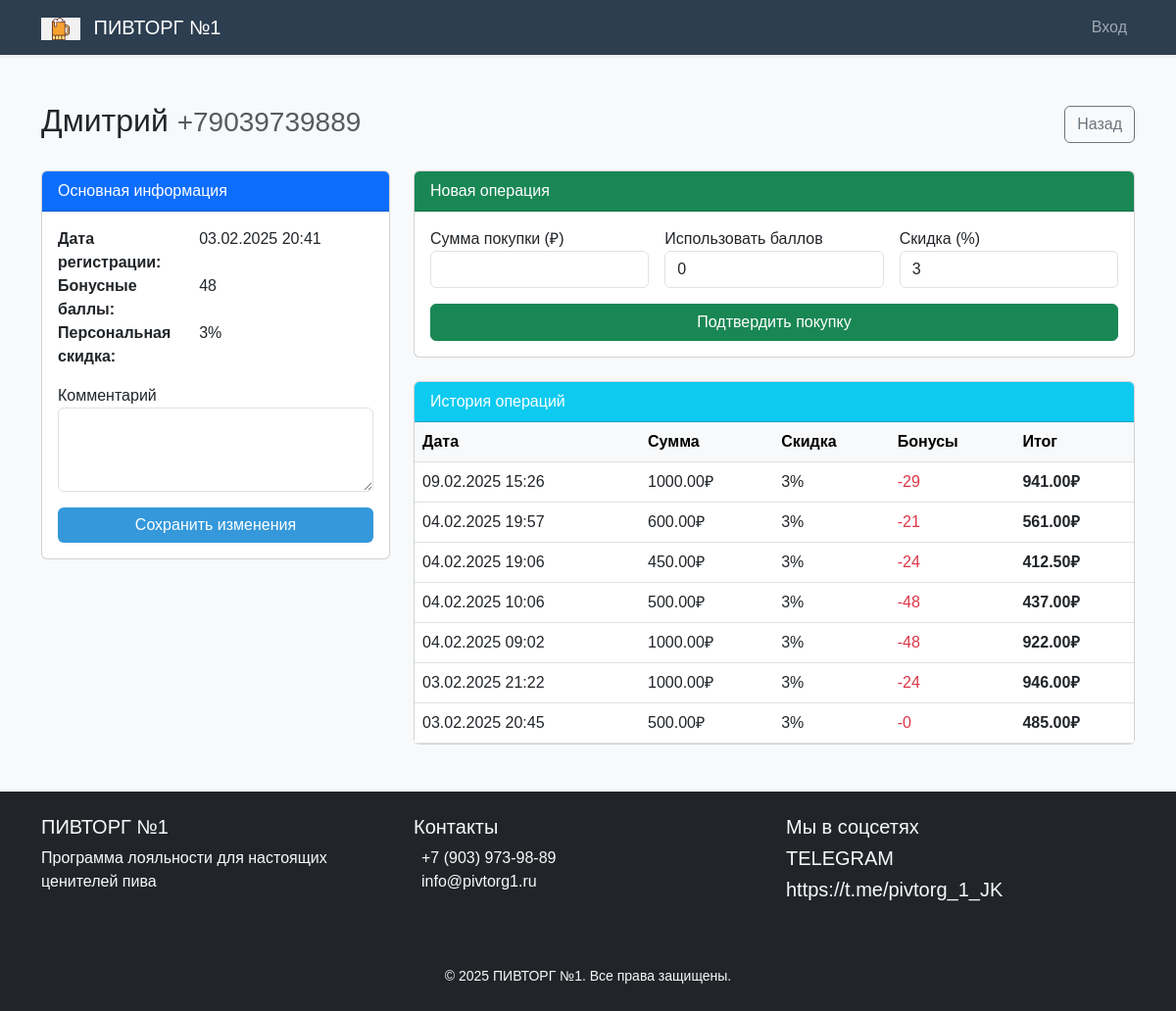
/admin/clients/1 (signed in), run on the app's committed database.
### tables this page shows
CREATE TABLE users (
                id INTEGER PRIMARY KEY AUTOINCREMENT,
                phone TEXT UNIQUE NOT NULL,
                name TEXT,
                code TEXT NOT NULL,
                code_expiry DATETIME NOT NULL,
                bonus_points INTEGER DEFAULT 0,
                discount INTEGER DEFAULT 3, 
                is_verified BOOLEAN DEFAULT FALSE,
                created_at DATETIME DEFAULT CURRENT_TIMESTAMP
            );

CREATE TABLE transactions (
                id INTEGER PRIMARY KEY AUTOINCREMENT,
                user_id INTEGER NOT NULL,
                amount REAL NOT NULL,
                bonuses_used INTEGER DEFAULT 0,
                discount_applied INTEGER DEFAULT 0,
                final_amount REAL NOT NULL,
                created_at DATETIME DEFAULT CURRENT_TIMESTAMP,
                FOREIGN KEY(user_id) REFERENCES users(id)
            );

### app.py (the view, shortened to what this page needs)
@application.route('/admin/clients/<int:user_id>', methods=['GET', 'POST'])
@admin_required
def client_detail(user_id):
    db = get_db()
    user = db.execute('SELECT * FROM users WHERE id = ?', (user_id,)).fetchone()
    transactions = db.execute('''
    SELECT
        id,
        user_id,
        amount,
        bonuses_used,
        discount_applied,
        final_amount,
        created_at
    FROM transactions
    WHERE user_id = ?
    ORDER BY created_at DESC
''', (user_id,)).fetchall()
    return render_template('admin/client_detail.html',
                         user=user,
                         transactions=transactions)

### app.py (called while the page is built)
def get_db():
    conn = sqlite3.connect(Config.DATABASE)
    conn.row_factory = sqlite3.Row
    return conn

def admin_required(f):
    @wraps(f)
    def decorated_function(*args, **kwargs):
        if not session.get('admin_logged_in'):
            return redirect(url_for('admin_login'))
        return f(*args, **kwargs)
    return decorated_function

@application.template_filter('datetime_format')
def datetime_format(value, format="%d.%m.%Y %H:%M"):
    if isinstance(value, str):
        try:
            value = datetime.strptime(value, "%Y-%m-%d %H:%M:%S")
        except ValueError:
            return "Некорректная дата"
    return value.strftime(format)

### templates/admin/client_detail.html (shortened to what this page needs)
{% extends "base.html" %}
{% block content %}
<div class="admin-dashboard">
    <div class="d-flex justify-content-between align-items-center mb-4">
        <h2>{{ user.name }} <small class="text-muted">{{ user.phone }}</small></h2>
        <a href="{{ url_for('manage_clients') }}" class="btn btn-outline-secondary">
             Назад
        </a>
    </div>
    <div class="row">
        <div class="col-md-4">
            <div class="card mb-4">
                <div class="card-header bg-primary text-white">
                     Основная информация
                </div>
                <div class="card-body">
                    <dl class="row">
                        <dt class="col-sm-5">Дата регистрации:</dt>
                        <dd class="col-sm-7">{{ user.created_at|datetime_format }}</dd>
                        <dt class="col-sm-5">Бонусные баллы:</dt>
                        <dd class="col-sm-7">{{ user.bonus_points }}</dd>
                        <dt class="col-sm-5">Персональная скидка:</dt>
                        <dd class="col-sm-7">{{ user.discount }}%</dd>
                    </dl>
                    <form method="POST" action="{{ url_for('update_client_info', user_id=user.id) }}">
                        <div class="mb-3">
                            <label>Комментарий</label>
                            <textarea name="about" class="form-control" rows="3">{{ user.about or '' }}</textarea>
                        </div>
                        <button type="submit" class="btn btn-primary w-100">
                             Сохранить изменения
                        </button>
                    </form>
                </div>
            </div>
        </div>
        <div class="col-md-8">
            <div class="card mb-4">
                <div class="card-header bg-success text-white">
                     Новая операция
                </div>
                <div class="card-body">
                    <form method="POST">
                        <div class="row g-3">
                            <div class="col-md-4">
                                <label>Сумма покупки (₽)</label>
                                <input type="number"
                                       name="amount"
                                       class="form-control"
                                       step="0.01"
                                       required>
                            </div>
                            <div class="col-md-4">
                                <label>Использовать баллов</label>
                                <input type="number"
                                       name="bonuses_used"
                                       class="form-control"
                                       min="0"
                                       max="{{ user.bonus_points }}"
                                       value="0">
                            </div>
                            <div class="col-md-4">
                                <label>Скидка (%)</label>
                                <input type="number"
                                       name="discount"
                                       class="form-control"
                                       min="0"
                                       max="50"
                                       value="{{ user.discount }}">
                            </div>
                        </div>
                        <button type="submit" class="btn btn-success w-100 mt-3">
                             Подтвердить покупку
                        </button>
                    </form>
                </div>
            </div>
            <div class="card">
                <div class="card-header bg-info text-white">
                     История операций
                </div>
                <div class="card-body p-0">
                    <table class="table table-hover mb-0">
                        <thead class="table-light">
                            <tr>
                                <th>Дата</th>
                                <th>Сумма</th>
                                <th>Скидка</th>
                                <th>Бонусы</th>
                                <th>Итог</th>
                            </tr>
                        </thead>
                        <tbody>
                            {% for t in transactions %}
                            <tr>
                                <td>{{ t.created_at|datetime_format }}</td>
                                <td>{{ "%.2f"|format(t.amount) }}₽</td>
                                <td>{{ t.discount_applied }}%</td>
                                <td class="text-danger">-{{ t.bonuses_used }}</td>
                                <td class="fw-bold">{{ "%.2f"|format(t.final_amount) }}₽</td>
                            </tr>
                            {% else %}
                            <tr>
                                <td colspan="5" class="text-center text-muted py-4">
                                    Нет зарегистрированных операций
                                </td>
                            </tr>
                            {% endfor %}
                        </tbody>
                    </table>
                </div>
            </div>
        </div>
    </div>
</div>
{% endblock %}

### static/css/main.css (style rules this page uses)
:root { --primary: #2c3e50; --secondary: #3498db; --success: #27ae60; --danger: #e74c3c; }
body { font-family: 'Arial', sans-serif; background: #f8f9fa; }
.btn-primary { background: var(--secondary); border: none; }

### data on the page
users: name "Дмитрий", phone "+79039739889", created_at "03.02.2025 20:41", bonus_points "48", discount "3"
transactions: created_at "09.02.2025 15:26", amount "1000.00", discount_applied "3", bonuses_used "29", final_amount "941.00"
transactions: created_at "04.02.2025 19:57", amount "600.00", discount_applied "3", bonuses_used "21", final_amount "561.00"
transactions: created_at "04.02.2025 19:06", amount "450.00", discount_applied "3", bonuses_used "24", final_amount "412.50"
transactions: created_at "04.02.2025 10:06", amount "500.00", discount_applied "3", bonuses_used "48", final_amount "437.00"
transactions: created_at "04.02.2025 09:02", amount "1000.00", discount_applied "3", bonuses_used "48", final_amount "922.00"
transactions: created_at "03.02.2025 21:22", amount "1000.00", discount_applied "3", bonuses_used "24", final_amount "946.00"
transactions: created_at "03.02.2025 20:45", amount "500.00", discount_applied "3", bonuses_used "0", final_amount "485.00"
